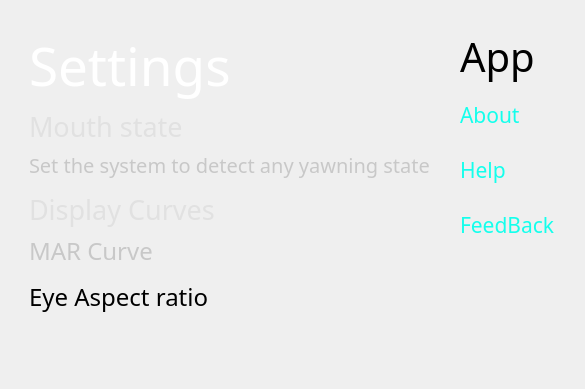
                  <widget class="QWidget" name="page_settings">
                   <layout class="QHBoxLayout" name="horizontalLayout_9">
                    <item>
                     <widget class="QWidget" name="widget_3" native="true">
                      <layout class="QGridLayout" name="gridLayout_6">
                       <item row="0" column="0">
                        <widget class="QWidget" name="widget_12" native="true">
                         <layout class="QGridLayout" name="gridLayout_7">
                          <item row="0" column="0">
                           <widget class="QLabel" name="label_5">
                            <property name="font">
                             <font>
                              <family>Fira Code Retina</family>
                              <pointsize>40</pointsize>
                             </font>
                            </property>
                            <property name="styleSheet">
                             <string notr="true">color: rgb(255,255,255);</string>
                            </property>
                            <property name="text">
                             <string>Settings</string>
                            </property>
                           </widget>
                          </item>
                          <item row="1" column="0">
                           <widget class="QLabel" name="label_7">
                            <property name="font">
                             <font>
                              <family>Fira Code Medium</family>
                              <pointsize>20</pointsize>
                             </font>
                            </property>
                            <property name="styleSheet">
                             <string notr="true">color:rgb(225,225,225);</string>
                            </property>
                            <property name="text">
                             <string>Mouth state</string>
                            </property>
                           </widget>
                          </item>
                          <item row="2" column="0">
                           <widget class="QLabel" name="label_9">
                            <property name="font">
                             <font>
                              <family>Fira Code Light</family>
                              <pointsize>15</pointsize>
                             </font>
                            </property>
                            <property name="styleSheet">
                             <string notr="true">color: rgb(200,200,200);</string>
                            </property>
                            <property name="text">
                             <string>Set the system to detect any yawning state</string>
                            </property>
                           </widget>
                          </item>
                          <item row="3" column="0">
                           <widget class="QWidget" name="widget_6" native="true">
                            <widget class="QPushButton" name="pushButton_2">
                             <property name="geometry">
                              <rect>
                               <x>50</x>
                               <y>10</y>
                               <width>75</width>
                               <height>23</height>
                              </rect>
                             </property>
                             <property name="text">
                              <string>PushButton</string>
                             </property>
                            </widget>
                           </widget>
                          </item>
                          <item row="4" column="0">
                           <widget class="QLabel" name="label_10">
                            <property name="font">
                             <font>
                              <family>Fira Code Medium</family>
                              <pointsize>20</pointsize>
                             </font>
                            </property>
                            <property name="styleSheet">
                             <string notr="true">color:rgb(225, 225, 225);</string>
                            </property>
                            <property name="text">
                             <string>Display Curves</string>
                            </property>
                           </widget>
                          </item>
                          <item row="5" column="0">
                           <widget class="QLabel" name="label_11">
                            <property name="font">
                             <font>
                              <family>Fira Code Light</family>
                              <pointsize>18</pointsize>
                             </font>
                            </property>
                            <property name="styleSheet">
                             <string notr="true">color:  rgb(200,200,200);</string>
                            </property>
                            <property name="text">
                             <string>MAR Curve</string>
                            </property>
                           </widget>
                          </item>
                          <item row="6" column="0">
                           <widget class="QWidget" name="widget_4" native="true">
                            <widget class="QPushButton" name="pushButton_3">
                             <property name="geometry">
                              <rect>
                               <x>60</x>
                               <y>0</y>
                               <width>75</width>
                               <height>23</height>
                              </rect>
                             </property>
                             <property name="text">
                              <string>PushButton</string>
                             </property>
                            </widget>
                           </widget>
                          </item>
                          <item row="7" column="0">
                           <widget class="QLabel" name="label_12">
                            <property name="font">
                             <font>
                              <family>Fira Code Light</family>
                              <pointsize>18</pointsize>
                             </font>
                            </property>
                            <property name="text">
                             <string>Eye Aspect ratio</string>
                            </property>
                           </widget>
                          </item>
                          <item row="8" column="0">
                           <widget class="QWidget" name="widget_7" native="true">
                            <widget class="QPushButton" name="pushButton">
                             <property name="geometry">
                              <rect>
                               <x>50</x>
                               <y>10</y>
                               <width>75</width>
                               <height>23</height>
                              </rect>
                             </property>
                             <property name="text">
                              <string>PushButton</string>
                             </property>
                            </widget>
                           </widget>
                          </item>
                          <item row="9" column="0">
                           <widget class="QLabel" name="label_27">
                            <property name="text">
                             <string/>
                            </property>
                           </widget>
                          </item>
                          <item row="10" column="0">
                           <widget class="QLabel" name="label_26">
                            <property name="text">
                             <string/>
                            </property>
                           </widget>
                          </item>
                         </layout>
                        </widget>
                       </item>
                       <item row="0" column="1">
                        <widget class="QWidget" name="widget_11" native="true"/>
                       </item>
                       <item row="0" column="2">
                        <widget class="QWidget" name="widget_5" native="true">
                         <layout class="QGridLayout" name="gridLayout_8">
                          <item row="0" column="0">
                           <widget class="QLabel" name="label_13">
                            <property name="font">
                             <font>
                              <family>Fira Code Retina</family>
                              <pointsize>30</pointsize>
                             </font>
                            </property>
                            <property name="text">
                             <string>App</string>
                            </property>
                           </widget>
                          </item>
                          <item row="1" column="0">
                           <widget class="QLabel" name="label_14">
                            <property name="font">
                             <font>
                              <family>Fira Code Light</family>
                              <pointsize>16</pointsize>
                             </font>
                            </property>
                            <property name="styleSheet">
                             <string notr="true">color: rgb(20, 255, 236);</string>
                            </property>
                            <property name="text">
                             <string>About</string>
                            </property>
                           </widget>
                          </item>
                          <item row="2" column="0">
                           <widget class="QLabel" name="label_16">
                            <property name="font">
                             <font>
                              <family>Fira Code Light</family>
                              <pointsize>16</pointsize>
                             </font>
                            </property>
                            <property name="styleSheet">
                             <string notr="true">color: rgb(20, 255, 236);
</string>
                            </property>
                            <property name="text">
                             <string>Help</string>
                            </property>
                           </widget>
                          </item>
                          <item row="3" column="0">
                           <widget class="QLabel" name="label_15">
                            <property name="font">
                             <font>
                              <family>Fira Code Light</family>
                              <pointsize>16</pointsize>
                             </font>
                            </property>
                            <property name="styleSheet">
                             <string notr="true">color: rgb(20, 255, 236);</string>
                            </property>
                            <property name="text">
                             <string>FeedBack</string>
                            </property>
                           </widget>
                          </item>
                          <item row="4" column="0">
                           <widget class="QLabel" name="label_18">
                            <property name="text">
                             <string/>
                            </property>
                           </widget>
                          </item>
                          <item row="5" column="0">
                           <widget class="QLabel" name="label_17">
                            <property name="text">
                             <string/>
                            </property>
                           </widget>
                          </item>
                         </layout>
                        </widget>
                       </item>
                      </layout>
                     </widget>
                    </item>
                   </layout>
                  </widget>
